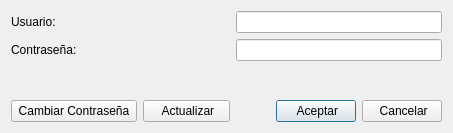
<?xml version="1.0" encoding="UTF-8"?>
<ui version="4.0">
 <class>LoginWindow</class>
 <widget class="QDialog" name="LoginWindow">
  <property name="geometry">
   <rect>
    <x>0</x>
    <y>0</y>
    <width>453</width>
    <height>133</height>
   </rect>
  </property>
  <property name="windowTitle">
   <string>User Login</string>
  </property>
  <property name="windowIcon">
   <iconset resource="../images/Resource_ha.qrc">
    <normaloff>:/F1/fromHelyx/mainicon.svg</normaloff>:/F1/fromHelyx/mainicon.svg</iconset>
  </property>
  <layout class="QGridLayout" name="gridLayout">
   <item row="1" column="2" colspan="2">
    <widget class="QLineEdit" name="Password">
     <property name="sizePolicy">
      <sizepolicy hsizetype="Expanding" vsizetype="Fixed">
       <horstretch>0</horstretch>
       <verstretch>0</verstretch>
      </sizepolicy>
     </property>
     <property name="focusPolicy">
      <enum>Qt::TabFocus</enum>
     </property>
     <property name="inputMethodHints">
      <set>Qt::ImhHiddenText|Qt::ImhNoAutoUppercase|Qt::ImhNoPredictiveText|Qt::ImhSensitiveData</set>
     </property>
     <property name="inputMask">
      <string/>
     </property>
     <property name="echoMode">
      <enum>QLineEdit::Password</enum>
     </property>
    </widget>
   </item>
   <item row="0" column="1">
    <spacer name="horizontalSpacer">
     <property name="orientation">
      <enum>Qt::Horizontal</enum>
     </property>
     <property name="sizeType">
      <enum>QSizePolicy::Fixed</enum>
     </property>
     <property name="sizeHint" stdset="0">
      <size>
       <width>40</width>
       <height>20</height>
      </size>
     </property>
    </spacer>
   </item>
   <item row="2" column="2">
    <spacer name="verticalSpacer">
     <property name="orientation">
      <enum>Qt::Vertical</enum>
     </property>
     <property name="sizeHint" stdset="0">
      <size>
       <width>20</width>
       <height>40</height>
      </size>
     </property>
    </spacer>
   </item>
   <item row="3" column="2" colspan="2">
    <layout class="QHBoxLayout" name="horizontalLayout">
     <item>
      <spacer name="horizontalSpacer_2">
       <property name="orientation">
        <enum>Qt::Horizontal</enum>
       </property>
       <property name="sizeHint" stdset="0">
        <size>
         <width>40</width>
         <height>20</height>
        </size>
       </property>
      </spacer>
     </item>
     <item>
      <widget class="QPushButton" name="acceptPushButton">
       <property name="focusPolicy">
        <enum>Qt::TabFocus</enum>
       </property>
       <property name="text">
        <string> Aceptar</string>
       </property>
       <property name="icon">
        <iconset resource="../images/Resource_ha.qrc">
         <normaloff>:/F1/fromHelyx/accept16.png</normaloff>:/F1/fromHelyx/accept16.png</iconset>
       </property>
      </widget>
     </item>
     <item>
      <widget class="QPushButton" name="cancelPushButton">
       <property name="focusPolicy">
        <enum>Qt::NoFocus</enum>
       </property>
       <property name="text">
        <string> Cancelar</string>
       </property>
       <property name="icon">
        <iconset resource="../images/Resource_ha.qrc">
         <normaloff>:/F1/fromHelyx/cancel16.png</normaloff>:/F1/fromHelyx/cancel16.png</iconset>
       </property>
      </widget>
     </item>
    </layout>
   </item>
   <item row="0" column="2" colspan="2">
    <widget class="QLineEdit" name="Usuario">
     <property name="sizePolicy">
      <sizepolicy hsizetype="Expanding" vsizetype="Fixed">
       <horstretch>0</horstretch>
       <verstretch>0</verstretch>
      </sizepolicy>
     </property>
     <property name="focusPolicy">
      <enum>Qt::TabFocus</enum>
     </property>
    </widget>
   </item>
   <item row="1" column="0">
    <widget class="QLabel" name="label_2">
     <property name="text">
      <string>Contraseña:</string>
     </property>
    </widget>
   </item>
   <item row="3" column="0">
    <widget class="QPushButton" name="changePasswordPushButton">
     <property name="focusPolicy">
      <enum>Qt::NoFocus</enum>
     </property>
     <property name="text">
      <string> Cambiar Contraseña </string>
     </property>
     <property name="icon">
      <iconset resource="../images/Resource_ha.qrc">
       <normaloff>:/F1/fromHelyx/key16.png</normaloff>:/F1/fromHelyx/key16.png</iconset>
     </property>
    </widget>
   </item>
   <item row="0" column="0">
    <widget class="QLabel" name="label">
     <property name="sizePolicy">
      <sizepolicy hsizetype="Preferred" vsizetype="Preferred">
       <horstretch>0</horstretch>
       <verstretch>0</verstretch>
      </sizepolicy>
     </property>
     <property name="text">
      <string>Usuario:</string>
     </property>
    </widget>
   </item>
   <item row="3" column="1">
    <widget class="QPushButton" name="pushButton">
     <property name="text">
      <string> Actualizar</string>
     </property>
     <property name="icon">
      <iconset resource="../images/Resource_ha.qrc">
       <normaloff>:/F1/fromHelyx/mainicon.svg</normaloff>:/F1/fromHelyx/mainicon.svg</iconset>
     </property>
    </widget>
   </item>
  </layout>
 </widget>
 <tabstops>
  <tabstop>Usuario</tabstop>
  <tabstop>Password</tabstop>
  <tabstop>acceptPushButton</tabstop>
 </tabstops>
 <resources>
  <include location="../images/Resource_ha.qrc"/>
 </resources>
 <connections>
  <connection>
   <sender>acceptPushButton</sender>
   <signal>released()</signal>
   <receiver>LoginWindow</receiver>
   <slot>accept()</slot>
   <hints>
    <hint type="sourcelabel">
     <x>237</x>
     <y>103</y>
    </hint>
    <hint type="destinationlabel">
     <x>191</x>
     <y>62</y>
    </hint>
   </hints>
  </connection>
  <connection>
   <sender>cancelPushButton</sender>
   <signal>released()</signal>
   <receiver>LoginWindow</receiver>
   <slot>reject()</slot>
   <hints>
    <hint type="sourcelabel">
     <x>329</x>
     <y>103</y>
    </hint>
    <hint type="destinationlabel">
     <x>191</x>
     <y>62</y>
    </hint>
   </hints>
  </connection>
  <connection>
   <sender>changePasswordPushButton</sender>
   <signal>released()</signal>
   <receiver>LoginWindow</receiver>
   <slot>changePassword()</slot>
   <hints>
    <hint type="sourcelabel">
     <x>74</x>
     <y>103</y>
    </hint>
    <hint type="destinationlabel">
     <x>191</x>
     <y>62</y>
    </hint>
   </hints>
  </connection>
 </connections>
 <slots>
  <slot>changePassword()</slot>
 </slots>
</ui>
